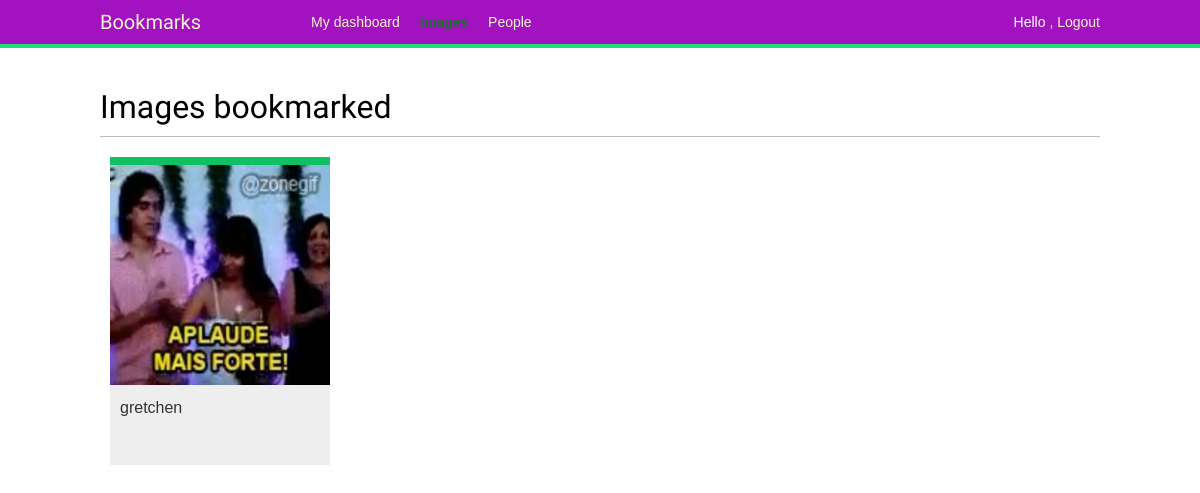
Page /images/ (signed in) on the earlier database version.
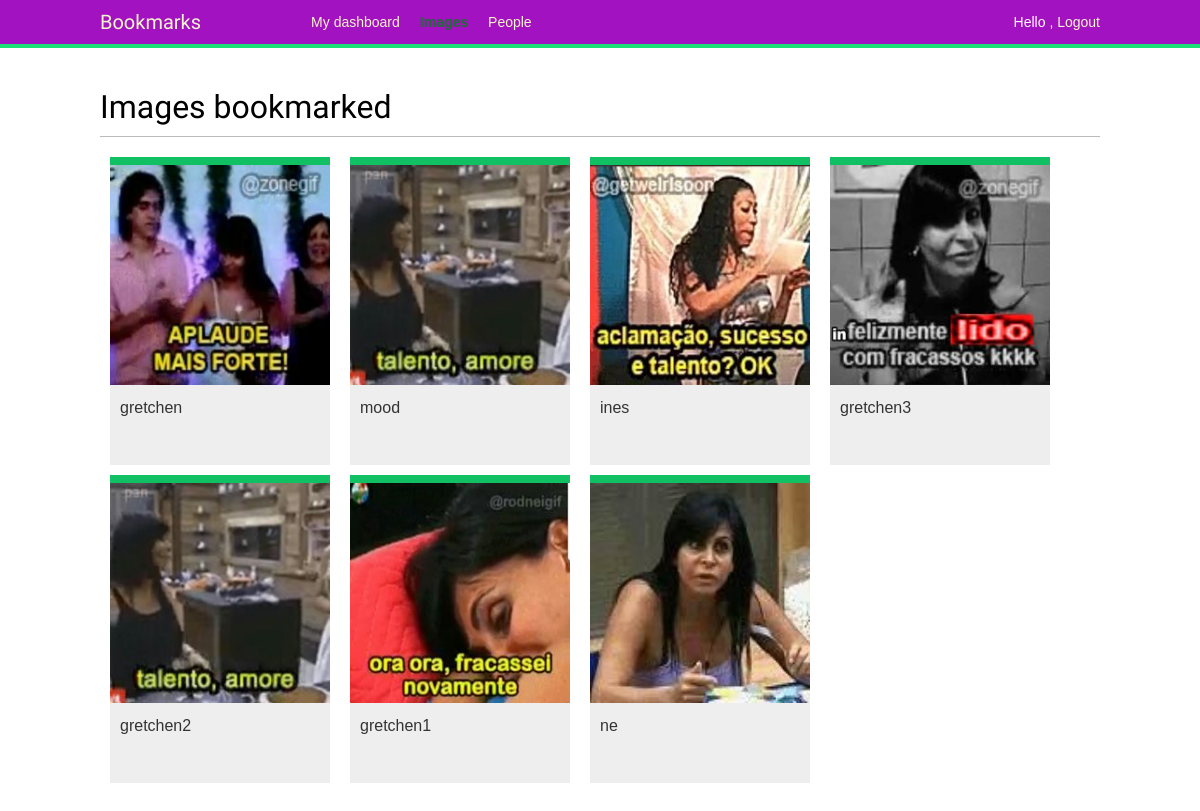
Same page on the later database version.
### images/models.py (models this page shows, shortened)
class Image(models.Model):
    user = models.ForeignKey(settings.AUTH_USER_MODEL,
                             related_name='images_created',
                             on_delete=models.CASCADE)
    title = models.CharField(max_length=200)
    slug = models.SlugField(max_length=200,
                            blank=True)
    url = models.URLField()
    image = models.ImageField(upload_to='images/%Y/%m/%d/')
    description = models.TextField(blank=True)
    created = models.DateField(auto_now_add=True,
                               db_index=True)
    users_like = models.ManyToManyField(settings.AUTH_USER_MODEL,
                                        related_name='images_liked',
                                        blank=True)
    total_likes= models.PositiveIntegerField(db_index=True,
                                            default=0)
    def get_absolute_url(self):
        return reverse('images:detail', args=[self.id, self.slug])

### images/views.py (the view)
# urls.py: path('', views.image_list, name='list'),
@login_required
def image_list(request):
    images = Image.objects.all()
    paginator = Paginator(images, 8)
    page = request.GET.get('page')
    try:
        images = paginator.page(page)
    except PageNotAnInteger:
        images = paginator.page(1)
    except EmptyPage:
        if request.is_ajax():
            return HttpResponse('')
        images = paginator.page(paginator.num_pages)
    if request.is_ajax():
        return render(request,
                      'images/image/list_ajax.html',
                      {'section': 'images', 'images': images})
    return render(request,
                  'images/image/list.html',
                   {'section': 'images', 'images': images})

### images/templates/images/image/list.html (shortened to what this page needs)
{% extends "base.html" %}
{% block content %}
  <h1>Images bookmarked</h1>
  <div id="image-list">
    {% include "images/image/list_ajax.html" %}
  </div>
{% endblock %}

### images/templates/images/image/list_ajax.html
{% load thumbnail %}
{% for image in images %}
  <div class="image">
    <a href="{{ image.get_absolute_url }}">
      {% thumbnail image.image 300x300 crop="smart" as im %}
      <a href="{{ image.get_absolute_url }}">
        <img src="{{ im.url }}">
      </a>
    </a>
    <div class="info">
      <a href="{{ image.get_absolute_url }}" class="title">
        {{ image.title }}
      </a>
    </div>
  </div>
{% endfor %}

Differences in the rows shown:
added Image: title "mood"
added Image: shows a picture, title "ines"
added Image: shows a picture, title "gretchen3"
added Image: title "gretchen2"
added Image: shows a picture, title "gretchen1"
added Image: shows a picture, title "ne"
